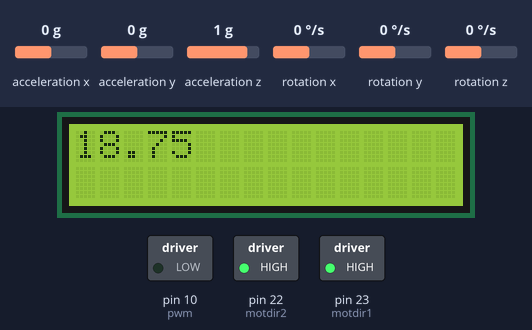
The sketch below on a simulated Arduino Mega 2560, built with avr-gcc and run on an emulated ATmega2560. Shown: 16×2 character LCD, switched loads named in the sketch (green lamp = pin HIGH). Wiring (inferred from the names in the program): MPU-6050 motion sensor at I2C address 0x68. Inputs (shaded band) come from the test bench; at power-on: acceleration z 1 g, acceleration x 0 g, acceleration y 0 g, rotation x 0 °/s, rotation y 0 °/s, rotation z 0 °/s. What the sketch prints to the serial monitor is not drawn.

Above: at 1.38 s.
1.4 s: acceleration z set to 0 g
At 2.83 s:
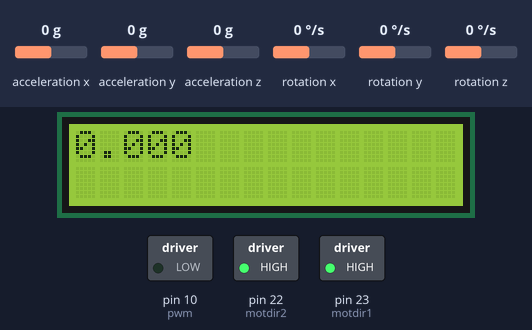
3.0 s: acceleration x set to -1.4 g
At 4.44 s:
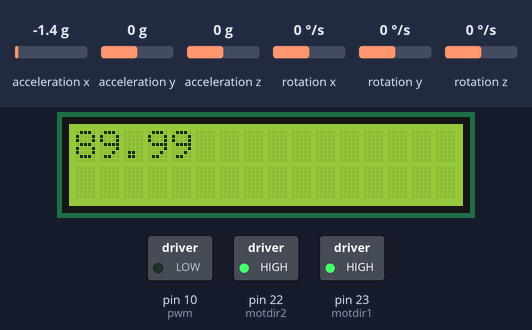
4.5 s: acceleration z set to -1.4 g
At 4.57 s:
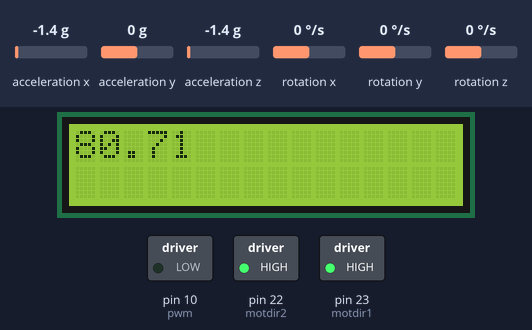
6.0 s: acceleration y set to -1.4 g
At 6.09 s:
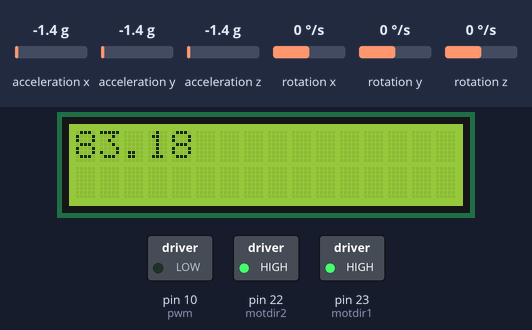
7.5 s: acceleration x set to -0.8 g
At 7.54 s:
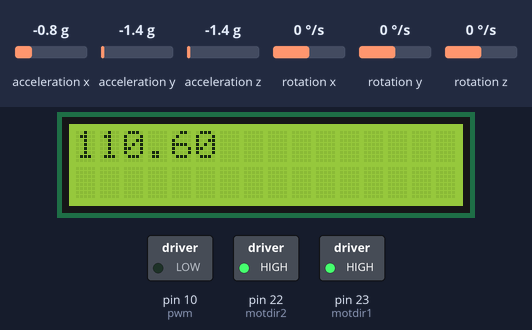
Timing chart, 0 to 10.0 s (numbered marks = the images above; inputs shaded):
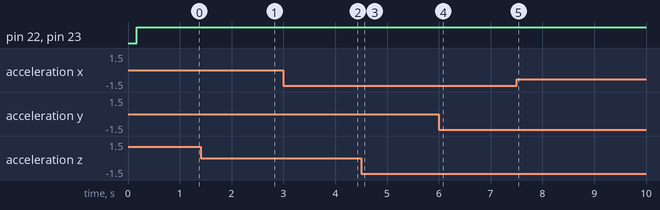

The sketch:

MOTOR_MPU.ino
```cpp
#include<Wire.h>
#include <LiquidCrystal.h>
#define degconvert 57.2957786

const int MPU_addr = 0x68;
double acc_x, acc_z, gyro_y;
double kp = 70;
double ki = 0;
double kd = 0;
double errorsum     = 0;
double preverror    = 0;
int pole, ps3button = 3;
int count    = 0;
int motdir1  = 23;
int motdir2  = 22;
int pwm      = 10;
double angle,dt,past,error;

LiquidCrystal lcd(12, 11, 5, 4, 3, 2);

void setup() {
  Serial.begin(115200);
  lcd.begin(16, 2);
  Wire.begin();

  if (ARDUINO >= 157) Wire.setClock(400000UL);
  else TWBR = ((F_CPU / 400000UL) - 16) / 2;

  Wire.beginTransmission(MPU_addr);
  Wire.write(0x6B);  // PWR_MGMT_1 register
  Wire.write(0);     // set to zero (wakes up the MPU-6050)
  Wire.endTransmission(true);
  delay(100);
  Wire.beginTransmission(MPU_addr);
  Wire.write(0x3B);  // starting with register 0x3B (ACCEL_XOUT_H)
  Wire.endTransmission(false);
  Wire.requestFrom(MPU_addr,14,true);  // request a total of 14 registers
  acc_x=Wire.read()<<8|Wire.read();  // 0x3B (ACCEL_XOUT_H) & 0x3C (ACCEL_XOUT_L)
  acc_z=Wire.read()<<8|Wire.read();
  gyro_y=Wire.read()<<8|Wire.read();
  angle = atan2(-acc_x, acc_z)*degconvert;

  past = millis();
  pinMode(motdir1,OUTPUT);
  pinMode(motdir2,OUTPUT);
  pinMode(pwm,OUTPUT);

}


void loop() {
  get_angle();
  lcd.setCursor(0, 0);
  count++;
  if (count == 40){
    lcd.print(angle);
    count = 0;
  }
}


void get_angle()
{
  Wire.beginTransmission(MPU_addr);
  Wire.write(0x3B);
  Wire.endTransmission(false);
  Wire.requestFrom(MPU_addr,14,true);
  acc_x  = Wire.read()<<8|Wire.read();
  acc_z  = Wire.read()<<8|Wire.read();
  gyro_y = Wire.read()<<8|Wire.read();

  double pitch   = atan2(-acc_x, acc_z)*degconvert;
  double gy_rate = gyro_y/131.0;
  angle   = 0.99 * (angle + gy_rate * dt) + 0.01 * pitch;

  errorsum       = errorsum + preverror;
  double error   = (-1)*pole_value() - angle ;
  double present = millis();
  dt     = (present - past)*0.001;
  Serial.println(error);
  error = kp*error + ki*(error+errorsum) + kd*(error - preverror)/dt;
  error = constrain(error,-255,255);
  motor_write(int(error));

  past      = present;
  preverror = error;
}


int pole_value(){
  //if (Serial.available())    ps3button = Serial.parseInt();

  if      (ps3button == 1)   pole = 5;
  else if (ps3button == 2)   pole = 10;
  else if (ps3button == 3)   pole = 15;
  else if (ps3button == 4)   pole = 20;
  else if (ps3button == 5)   pole = 25;
  return pole;
}


void motor_write(int Pwm){
  if(pwm > 25)  {
    digitalWrite(motdir1,HIGH);
    digitalWrite(motdir2,LOW);
    analogWrite(pwm,Pwm);
  }
  else if(pwm < (-25)){
    digitalWrite(motdir1,LOW);
    digitalWrite(motdir2,HIGH);
    analogWrite(pwm,(-Pwm));
  }
  else{
    digitalWrite(motdir1,HIGH);
    digitalWrite(motdir2,HIGH);
    analogWrite(pwm,0);
  }
}
```

Measured:
- after the input at 3.0 s, the display: first changes at once (image 2 shows a later state)
- after the input at 4.5 s, the display: first changes at once (image 3 shows a later state)
